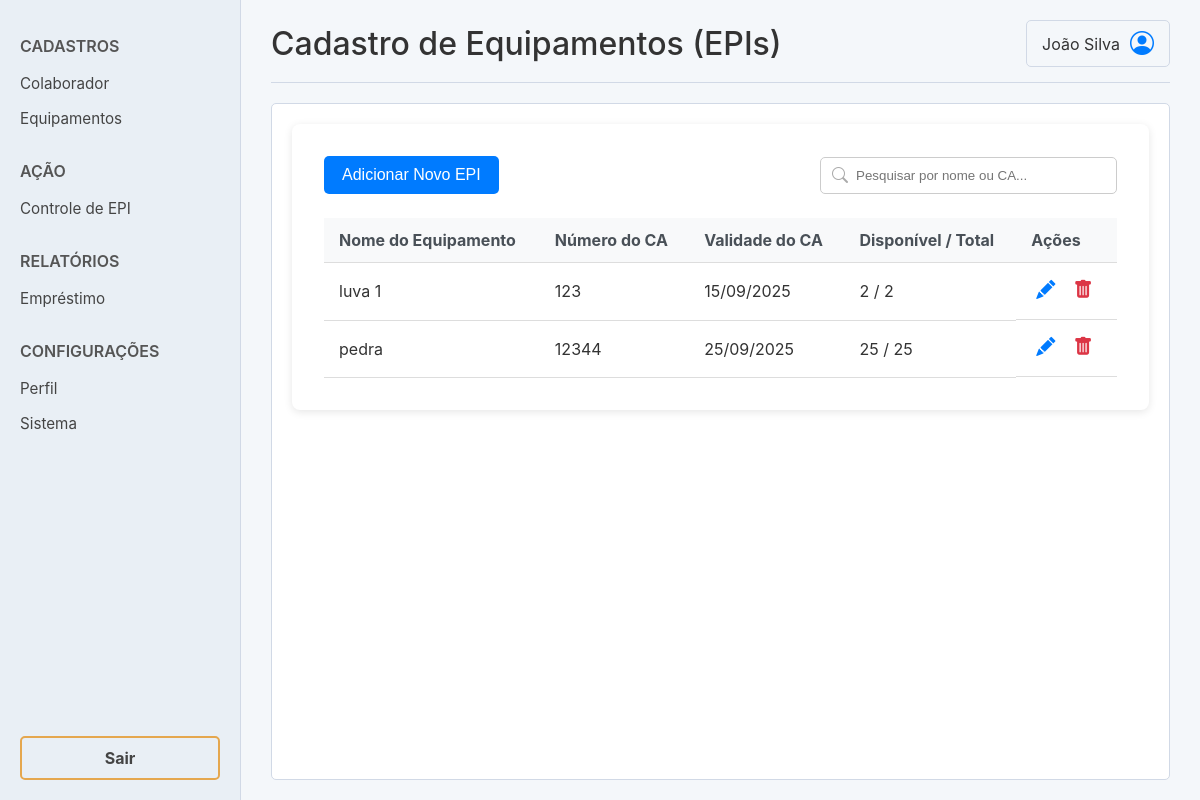
The app's page /menu/epis/, older data.
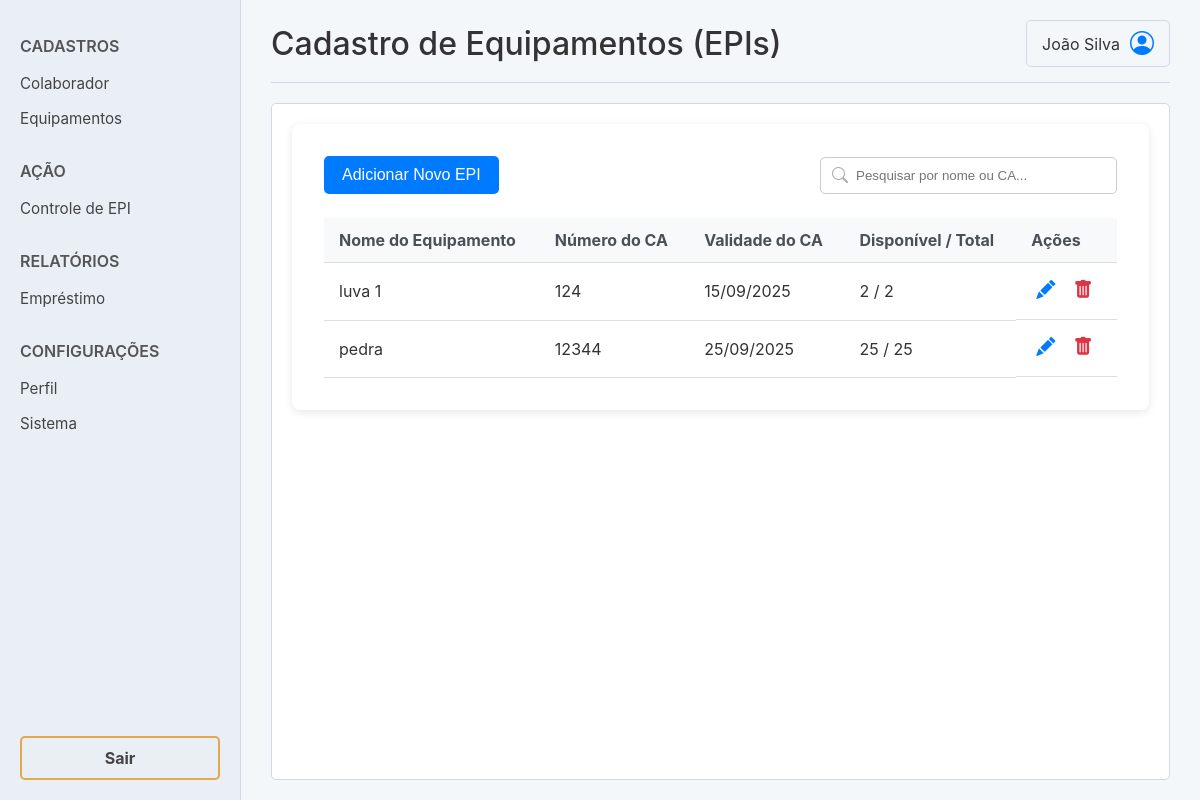
The same page, newer data.
### aluguel/models.py (models this page shows, shortened)
class EPI(models.Model):
    nome_equipamento = models.CharField(max_length=255)
    ca_numero = models.CharField(max_length=50, verbose_name="Número do CA")
    data_validade_ca = models.DateField(verbose_name="Data de Validade do CA")
    quantidade_total = models.IntegerField()
    quantidade_disponivel = models.IntegerField()
    class Meta:
        verbose_name = "EPI"
        verbose_name_plural = "EPIs"

### aluguel/views.py (the view, shortened to what this page needs)
# urls.py: path('epis/', EPICRUDView.as_view(), name='epis_crud'),
class EPICRUDView(View):
    def get(self, request):
        epis = EPI.objects.all().order_by('nome_equipamento')
        form = EPIForm()
        return render(request, 'aluguel/epi_crud.html', {'epis': epis, 'form': form})

### aluguel/templates/aluguel/epi_crud.html (shortened to what this page needs)
{% extends 'aluguel/base.html' %}
{% load static %}
{% block head_extra %}
    <link rel="stylesheet" href="{% static 'css/epi_crud.css' %}">
{% endblock %}
{% block page_title %}Cadastro de Equipamentos (EPIs){% endblock %}
{% block content %}
<div class="content-area">
    <div class="toolbar">
        <button id="add-epi-btn" class="btn btn-primary">Adicionar Novo EPI</button>
        <div class="search-container">
            <i class="bi bi-search"></i>
            <input type="text" id="search-input" placeholder="Pesquisar por nome ou CA...">
        </div>
    </div>
    <div class="table-container">
        <table class="data-table">
            <thead>
                <tr>
                    <th>Nome do Equipamento</th>
                    <th>Número do CA</th>
                    <th>Validade do CA</th>
                    <th>Disponível / Total</th>
                    <th>Ações</th>
                </tr>
            </thead>
            <tbody id="epi-table-body">
                {% for epi in epis %}
                <tr data-id="{{ epi.id }}">
                    <td>{{ epi.nome_equipamento }}</td>
                    <td>{{ epi.ca_numero }}</td>
                    <td>{{ epi.data_validade_ca|date:"d/m/Y" }}</td>
                    <td>{{ epi.quantidade_disponivel }} / {{ epi.quantidade_total }}</td>
                    <td class="action-buttons">
                        <button class="btn-icon btn-edit" title="Editar">
                            <i class="bi bi-pencil-fill"></i>
                        </button>
                        <button class="btn-icon btn-delete" title="Deletar">
                            <i class="bi bi-trash-fill"></i>
                        </button>
                    </td>
                </tr>
                {% endfor %}
            </tbody>
        </table>
    </div>
</div>
{% endblock %}

Row changes from the older to the newer data that the page shows:
changed EPI "luva 1": ca_numero "123" → "124"
